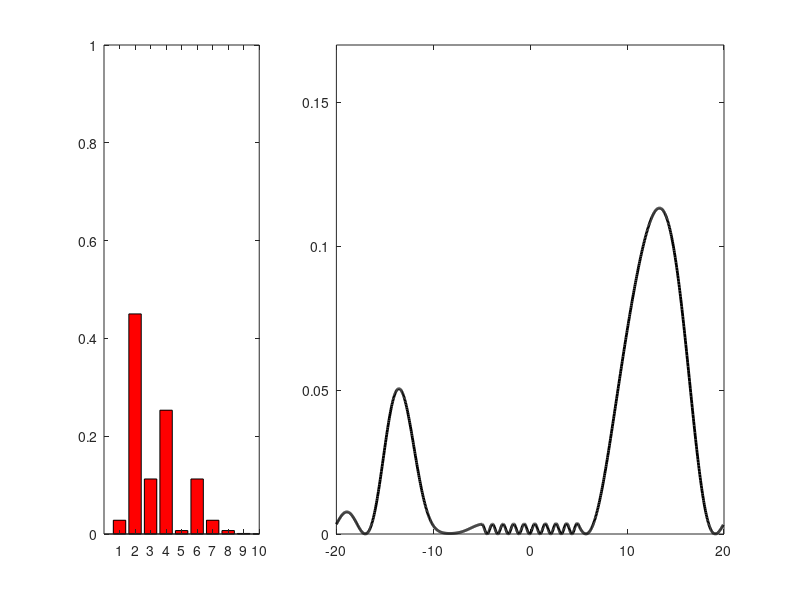

Reproduce this figure in MATLAB. (Note: this script raises an error after producing the figure.)
% This script plots the time evolution of a few bound states in
% a rectangular well. It fixes a few more or less random initial
% amplitudes and determines the dynamical linear combination of
% these few bound states according to the trivial phase evolution.
% Finally, an energy measurement is imposed, the wave functions is
% collapsed onto one of the energy eigenstates, which are stationary.
% 

% Inputs for the well
V0=-4;              % Deabth (negative)
w=10;               % Widths

% Additional inputs for numerical approach
L=40;               % Size of grid
N=1024;             % Number of gridpoints

% Time inputs
Tmax = 10;
dt = 0.025;

% Amplitudes (make sure that the number of nonzero amplitudes does not
% exceed the number of bound states.
AmplVector = [1 4 -2 3 0.5 2 1 .5 .2 .1];
AmplVector = AmplVector/sqrt(sum(abs(AmplVector).^2));     % Normalize
Nstates = length(AmplVector);

% Set up kinetic energy: FFT
x = linspace(-.5,.5,N+2)'*L;
x = x(1:N); 
h = x(2)-x(1);                                          % Spatial step size
wavenumFFT = 2*(pi/L)*1i*[(0:N/2-1), (-N/2:-1)]';       % Momentum vector, FFT
T=-0.5*ifft(diag(wavenumFFT.^2)*fft(eye(N)));
% Potential: Rectangular well
V=V0*(abs(x)<w/2);
% Hamiltonian
H=T+diag(V);

% Diagonalization
[U Eeig]=eig(H);
Eeig = diag(Eeig);
% Sort energies and states in ascending order
[Eeig I]=sort(Eeig);
U=U(:,I);
% Normalize
U = U/sqrt(h);
  
% Plott wave functions for bound states - along with histogram of
% probabilities
WF = zeros(1,N);
for n = 1:Nstates
  WF = WF + AmplVector(n)*U(:,n).';
end
figure(1)
subplot(1, 3, 1)
% Histogram for the square of each amplitude
plBar = bar(1:Nstates, abs(AmplVector).^2, 'r');
axis([0 Nstates 0 1])
subplot(1, 3, [2:3])
% Plot wave function
MaxVal = max(abs(WF).^2);
pl = plot(x,abs(WF).^2, 'k-', 'linewidth', 2);
axis([-L/2 L/2 0 1.5*MaxVal])
hold on
xline(-w/2,'b--')
xline(+w/2,'b--')
hold off
pause

% Initiate time
t = 0;
while t < Tmax
  t = t+dt;                 % Update time
  % Calculate new wave function
  WF = zeros(1,N);
  for n = 1:Nstates
    WF = WF + AmplVector(n)*exp(-1i*Eeig(n)*t)*U(:,n).';
  end
  % Update plot
  set(pl, 'ydata', abs(WF).^2)
  axis([-L/2 L/2 0 MaxVal])
  drawnow
end

% Draw a random number to emulate stochastic measurement outcome
Draw = rand;
% Accumulative probabilities
AccuProb = [0, cumsum(abs(AmplVector).^2)];      
Measure = max(find(Draw > AccuProb));
% Update amplitude vector according to measurement outcome
AmplVector = zeros(1, Nstates);
AmplVector(Measure) = 1;
% Collapse wave function 
WF = U(:,Measure);
% Update plots
set(plBar, 'ydata', abs(AmplVector).^2)
set(pl, 'ydata', abs(WF).^2)
drawnow